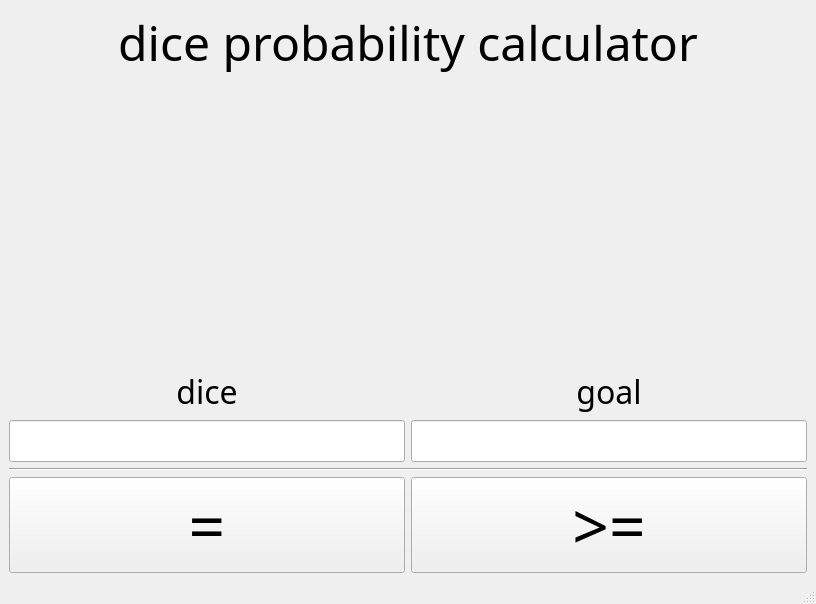
<?xml version="1.0" encoding="UTF-8"?>
<ui version="4.0">
 <class>MainWindow</class>
 <widget class="QMainWindow" name="MainWindow">
  <property name="geometry">
   <rect>
    <x>0</x>
    <y>0</y>
    <width>816</width>
    <height>604</height>
   </rect>
  </property>
  <property name="windowTitle">
   <string>MainWindow</string>
  </property>
  <widget class="QWidget" name="centralwidget">
   <layout class="QVBoxLayout" name="verticalLayout_4">
    <item>
     <layout class="QVBoxLayout" name="verticalLayout">
      <item>
       <widget class="QLabel" name="name_label">
        <property name="sizePolicy">
         <sizepolicy hsizetype="Expanding" vsizetype="Preferred">
          <horstretch>1</horstretch>
          <verstretch>0</verstretch>
         </sizepolicy>
        </property>
        <property name="palette">
         <palette>
          <active>
           <colorrole role="WindowText">
            <brush brushstyle="SolidPattern">
             <color alpha="255">
              <red>0</red>
              <green>0</green>
              <blue>0</blue>
             </color>
            </brush>
           </colorrole>
          </active>
          <inactive>
           <colorrole role="WindowText">
            <brush brushstyle="SolidPattern">
             <color alpha="255">
              <red>0</red>
              <green>0</green>
              <blue>0</blue>
             </color>
            </brush>
           </colorrole>
          </inactive>
          <disabled>
           <colorrole role="WindowText">
            <brush brushstyle="SolidPattern">
             <color alpha="255">
              <red>120</red>
              <green>120</green>
              <blue>120</blue>
             </color>
            </brush>
           </colorrole>
          </disabled>
         </palette>
        </property>
        <property name="font">
         <font>
          <family>BERNIER Regular</family>
          <pointsize>36</pointsize>
         </font>
        </property>
        <property name="text">
         <string>dice probability calculator</string>
        </property>
        <property name="alignment">
         <set>Qt::AlignCenter</set>
        </property>
       </widget>
      </item>
     </layout>
    </item>
    <item>
     <spacer name="verticalSpacer_2">
      <property name="orientation">
       <enum>Qt::Vertical</enum>
      </property>
      <property name="sizeHint" stdset="0">
       <size>
        <width>20</width>
        <height>40</height>
       </size>
      </property>
     </spacer>
    </item>
    <item>
     <widget class="QLabel" name="prob_label">
      <property name="palette">
       <palette>
        <active>
         <colorrole role="WindowText">
          <brush brushstyle="SolidPattern">
           <color alpha="255">
            <red>59</red>
            <green>138</green>
            <blue>203</blue>
           </color>
          </brush>
         </colorrole>
        </active>
        <inactive>
         <colorrole role="WindowText">
          <brush brushstyle="SolidPattern">
           <color alpha="255">
            <red>59</red>
            <green>138</green>
            <blue>203</blue>
           </color>
          </brush>
         </colorrole>
        </inactive>
        <disabled>
         <colorrole role="WindowText">
          <brush brushstyle="SolidPattern">
           <color alpha="255">
            <red>120</red>
            <green>120</green>
            <blue>120</blue>
           </color>
          </brush>
         </colorrole>
        </disabled>
       </palette>
      </property>
      <property name="font">
       <font>
        <family>BERNIER Regular</family>
        <pointsize>72</pointsize>
       </font>
      </property>
      <property name="text">
       <string/>
      </property>
      <property name="alignment">
       <set>Qt::AlignCenter</set>
      </property>
     </widget>
    </item>
    <item>
     <spacer name="verticalSpacer">
      <property name="orientation">
       <enum>Qt::Vertical</enum>
      </property>
      <property name="sizeHint" stdset="0">
       <size>
        <width>20</width>
        <height>40</height>
       </size>
      </property>
     </spacer>
    </item>
    <item>
     <layout class="QHBoxLayout" name="horizontalLayout_2">
      <item>
       <layout class="QVBoxLayout" name="verticalLayout_3">
        <item>
         <widget class="QLabel" name="dice_label">
          <property name="sizePolicy">
           <sizepolicy hsizetype="Expanding" vsizetype="Preferred">
            <horstretch>1</horstretch>
            <verstretch>0</verstretch>
           </sizepolicy>
          </property>
          <property name="palette">
           <palette>
            <active>
             <colorrole role="WindowText">
              <brush brushstyle="SolidPattern">
               <color alpha="255">
                <red>0</red>
                <green>0</green>
                <blue>0</blue>
               </color>
              </brush>
             </colorrole>
            </active>
            <inactive>
             <colorrole role="WindowText">
              <brush brushstyle="SolidPattern">
               <color alpha="255">
                <red>0</red>
                <green>0</green>
                <blue>0</blue>
               </color>
              </brush>
             </colorrole>
            </inactive>
            <disabled>
             <colorrole role="WindowText">
              <brush brushstyle="SolidPattern">
               <color alpha="255">
                <red>120</red>
                <green>120</green>
                <blue>120</blue>
               </color>
              </brush>
             </colorrole>
            </disabled>
           </palette>
          </property>
          <property name="font">
           <font>
            <family>BERNIER Regular</family>
            <pointsize>24</pointsize>
           </font>
          </property>
          <property name="text">
           <string>dice</string>
          </property>
          <property name="alignment">
           <set>Qt::AlignCenter</set>
          </property>
         </widget>
        </item>
        <item>
         <widget class="QLineEdit" name="dice_edit">
          <property name="sizePolicy">
           <sizepolicy hsizetype="Expanding" vsizetype="Preferred">
            <horstretch>3</horstretch>
            <verstretch>0</verstretch>
           </sizepolicy>
          </property>
          <property name="palette">
           <palette>
            <active>
             <colorrole role="WindowText">
              <brush brushstyle="SolidPattern">
               <color alpha="255">
                <red>255</red>
                <green>52</green>
                <blue>1</blue>
               </color>
              </brush>
             </colorrole>
             <colorrole role="Text">
              <brush brushstyle="SolidPattern">
               <color alpha="255">
                <red>217</red>
                <green>44</green>
                <blue>14</blue>
               </color>
              </brush>
             </colorrole>
             <colorrole role="PlaceholderText">
              <brush brushstyle="SolidPattern">
               <color alpha="128">
                <red>217</red>
                <green>44</green>
                <blue>14</blue>
               </color>
              </brush>
             </colorrole>
            </active>
            <inactive>
             <colorrole role="WindowText">
              <brush brushstyle="SolidPattern">
               <color alpha="255">
                <red>255</red>
                <green>52</green>
                <blue>1</blue>
               </color>
              </brush>
             </colorrole>
             <colorrole role="Text">
              <brush brushstyle="SolidPattern">
               <color alpha="255">
                <red>217</red>
                <green>44</green>
                <blue>14</blue>
               </color>
              </brush>
             </colorrole>
             <colorrole role="PlaceholderText">
              <brush brushstyle="SolidPattern">
               <color alpha="128">
                <red>217</red>
                <green>44</green>
                <blue>14</blue>
               </color>
              </brush>
             </colorrole>
            </inactive>
            <disabled>
             <colorrole role="WindowText">
              <brush brushstyle="SolidPattern">
               <color alpha="255">
                <red>120</red>
                <green>120</green>
                <blue>120</blue>
               </color>
              </brush>
             </colorrole>
             <colorrole role="Text">
              <brush brushstyle="SolidPattern">
               <color alpha="255">
                <red>120</red>
                <green>120</green>
                <blue>120</blue>
               </color>
              </brush>
             </colorrole>
             <colorrole role="PlaceholderText">
              <brush brushstyle="SolidPattern">
               <color alpha="128">
                <red>0</red>
                <green>0</green>
                <blue>0</blue>
               </color>
              </brush>
             </colorrole>
            </disabled>
           </palette>
          </property>
          <property name="font">
           <font>
            <family>Goudy Stout</family>
            <pointsize>18</pointsize>
           </font>
          </property>
          <property name="text">
           <string/>
          </property>
          <property name="alignment">
           <set>Qt::AlignCenter</set>
          </property>
         </widget>
        </item>
       </layout>
      </item>
      <item>
       <layout class="QVBoxLayout" name="verticalLayout_2">
        <item>
         <widget class="QLabel" name="goal_label">
          <property name="sizePolicy">
           <sizepolicy hsizetype="Expanding" vsizetype="Preferred">
            <horstretch>1</horstretch>
            <verstretch>0</verstretch>
           </sizepolicy>
          </property>
          <property name="palette">
           <palette>
            <active>
             <colorrole role="WindowText">
              <brush brushstyle="SolidPattern">
               <color alpha="255">
                <red>0</red>
                <green>0</green>
                <blue>0</blue>
               </color>
              </brush>
             </colorrole>
            </active>
            <inactive>
             <colorrole role="WindowText">
              <brush brushstyle="SolidPattern">
               <color alpha="255">
                <red>0</red>
                <green>0</green>
                <blue>0</blue>
               </color>
              </brush>
             </colorrole>
            </inactive>
            <disabled>
             <colorrole role="WindowText">
              <brush brushstyle="SolidPattern">
               <color alpha="255">
                <red>120</red>
                <green>120</green>
                <blue>120</blue>
               </color>
              </brush>
             </colorrole>
            </disabled>
           </palette>
          </property>
          <property name="font">
           <font>
            <family>BERNIER Regular</family>
            <pointsize>24</pointsize>
           </font>
          </property>
          <property name="text">
           <string>goal</string>
          </property>
          <property name="alignment">
           <set>Qt::AlignCenter</set>
          </property>
         </widget>
        </item>
        <item>
         <widget class="QLineEdit" name="goal_edit">
          <property name="sizePolicy">
           <sizepolicy hsizetype="Expanding" vsizetype="Preferred">
            <horstretch>3</horstretch>
            <verstretch>0</verstretch>
           </sizepolicy>
          </property>
          <property name="palette">
           <palette>
            <active>
             <colorrole role="Text">
              <brush brushstyle="SolidPattern">
               <color alpha="255">
                <red>217</red>
                <green>44</green>
                <blue>14</blue>
               </color>
              </brush>
             </colorrole>
             <colorrole role="PlaceholderText">
              <brush brushstyle="SolidPattern">
               <color alpha="128">
                <red>217</red>
                <green>44</green>
                <blue>14</blue>
               </color>
              </brush>
             </colorrole>
            </active>
            <inactive>
             <colorrole role="Text">
              <brush brushstyle="SolidPattern">
               <color alpha="255">
                <red>217</red>
                <green>44</green>
                <blue>14</blue>
               </color>
              </brush>
             </colorrole>
             <colorrole role="PlaceholderText">
              <brush brushstyle="SolidPattern">
               <color alpha="128">
                <red>217</red>
                <green>44</green>
                <blue>14</blue>
               </color>
              </brush>
             </colorrole>
            </inactive>
            <disabled>
             <colorrole role="Text">
              <brush brushstyle="SolidPattern">
               <color alpha="255">
                <red>120</red>
                <green>120</green>
                <blue>120</blue>
               </color>
              </brush>
             </colorrole>
             <colorrole role="PlaceholderText">
              <brush brushstyle="SolidPattern">
               <color alpha="128">
                <red>0</red>
                <green>0</green>
                <blue>0</blue>
               </color>
              </brush>
             </colorrole>
            </disabled>
           </palette>
          </property>
          <property name="font">
           <font>
            <family>Goudy Stout</family>
            <pointsize>18</pointsize>
           </font>
          </property>
          <property name="text">
           <string/>
          </property>
          <property name="alignment">
           <set>Qt::AlignCenter</set>
          </property>
         </widget>
        </item>
       </layout>
      </item>
     </layout>
    </item>
    <item>
     <widget class="Line" name="line">
      <property name="orientation">
       <enum>Qt::Horizontal</enum>
      </property>
     </widget>
    </item>
    <item>
     <layout class="QHBoxLayout" name="horizontalLayout">
      <item>
       <widget class="QPushButton" name="equal_button">
        <property name="sizePolicy">
         <sizepolicy hsizetype="Expanding" vsizetype="Expanding">
          <horstretch>1</horstretch>
          <verstretch>0</verstretch>
         </sizepolicy>
        </property>
        <property name="font">
         <font>
          <family>BERNIER Regular</family>
          <pointsize>48</pointsize>
         </font>
        </property>
        <property name="text">
         <string>=</string>
        </property>
       </widget>
      </item>
      <item>
       <widget class="QPushButton" name="bigger_button">
        <property name="sizePolicy">
         <sizepolicy hsizetype="Expanding" vsizetype="Expanding">
          <horstretch>1</horstretch>
          <verstretch>0</verstretch>
         </sizepolicy>
        </property>
        <property name="font">
         <font>
          <family>BERNIER Regular</family>
          <pointsize>48</pointsize>
         </font>
        </property>
        <property name="text">
         <string>&gt;=</string>
        </property>
       </widget>
      </item>
     </layout>
    </item>
   </layout>
  </widget>
  <widget class="QStatusBar" name="statusbar"/>
 </widget>
 <tabstops>
  <tabstop>dice_edit</tabstop>
  <tabstop>goal_edit</tabstop>
  <tabstop>equal_button</tabstop>
  <tabstop>bigger_button</tabstop>
 </tabstops>
 <resources/>
 <connections/>
</ui>
